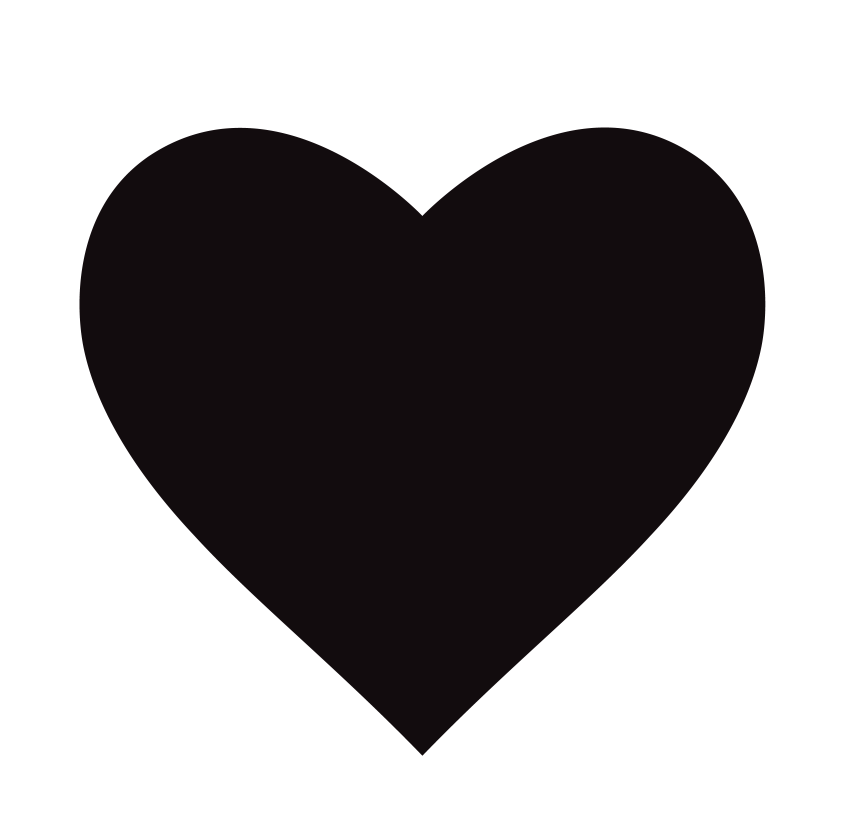
#> input picture template.jpg, 5068 x 5000 px (shown at 1/6 size)
$ python generate_template.py
#> lines starting #> are read from the running program, lines starting #| are printed output that depends on the picture; after the words box and inside, x2 and y2 are one past the last pixel; in counts of white or black regions, pixels touching at a corner belong together
#!/usr/bin/env python3
from PIL import Image
import numpy as np
import sys


# ========================================================= USER INPUTS

# Total number of pages in the book
unnumbered_pre_pages = 24
unnumbered_post_pages = 4
total_pages = 408

# How many pages you want to leave undisturbed at the front and back?
pre_post_buffer = 52


# How tall you want the text to be?
page_height_mm = 233.0
page_width_mm = 186.0

# File name of the black and white image.
template = "template.jpg"

# ===================================================== END USER INPUTS


if unnumbered_pre_pages > pre_post_buffer:
    raise Exception("the pre_post_buffer must be >= unnumbered_pre_pages")
if unnumbered_post_pages > pre_post_buffer:
    raise Exception("the pre_post_buffer must be >= unnumbered_post_pages")

pre_buffer = pre_post_buffer - unnumbered_pre_pages
post_buffer = pre_post_buffer - unnumbered_post_pages

# Read in the file, convert to grayscale, get image size.
im_frame = Image.open(template)
#> im_frame is the input picture: PIL image 5068x5000 RGB; mean R, G, B 157.4, 155, 155.8
np_frame = np.array(im_frame)
data = np.sum(np_frame[:, :, :3], axis=2) < (255 / 2.0)
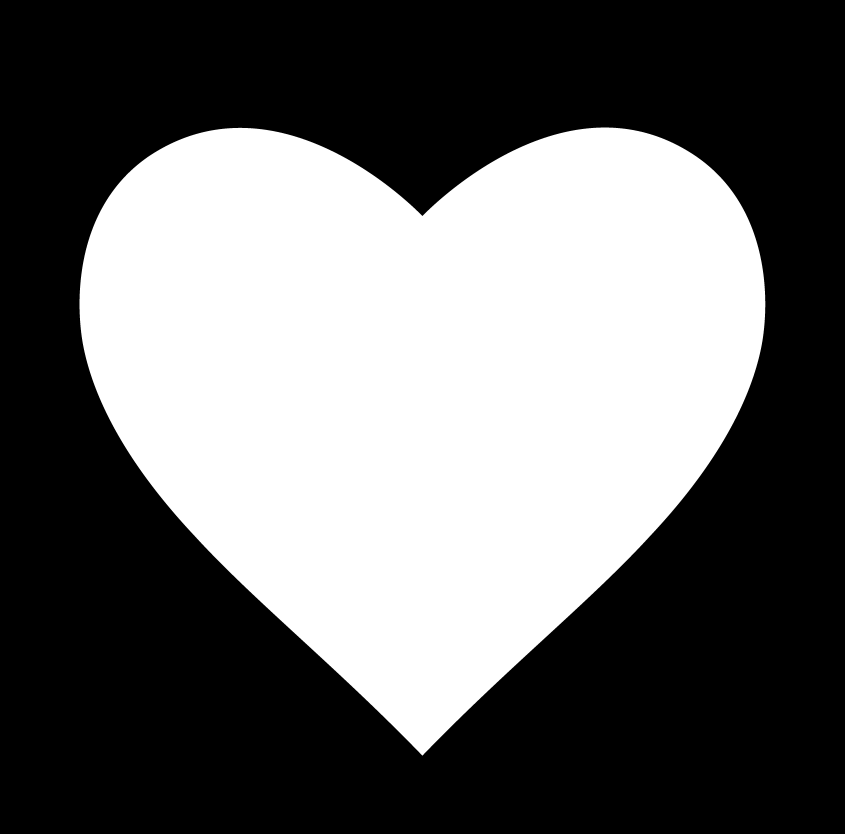
#> data: shape (5000, 5068) bool (shown at 1/6 size); 41.1% white; 1 white region, box (x1, y1, x2, y2) and area: (477, 765, 4592, 4534) 10427106
img_pix_h, img_pix_w = data.shape
#> img_pix_h = 5000; img_pix_w = 5068

print("\n===== Image Dimensions")
print(f"Width pixels: {img_pix_w}")
#| Width pixels: 5068
print(f"Height pixels: {img_pix_h}")
#| Height pixels: 5000

# Figure out how many columns and rows are blank around the border.
print("\n===== Get data to check that the image was read correctly.")
for left_col in range(img_pix_w):
    if any(data[:, left_col]):
        print(f"  left column with data is {left_col}/{img_pix_w}")
        break

for right_col in reversed(range(img_pix_w)):
    if any(data[:, right_col]):
        print(f"  right column with data is {right_col}/{img_pix_w}")
        break

for top_row in range(img_pix_h):
    if any(data[top_row, :]):
        print(f"  top row with data is {top_row}/{img_pix_h}")
        break

for bottom_row in reversed(range(img_pix_h)):
    if any(data[bottom_row, :]):
        print(f"  bottom row with data is {bottom_row}/{img_pix_h}")
        break

# Figure out the size of the image, assume book opens 90 degrees.
art_arc_span_mm = page_width_mm * np.pi / 2.0
art_aspect_ratio = (bottom_row - top_row) / (right_col - left_col)
#> art_aspect_ratio = 0.916
art_img_height_mm = art_arc_span_mm * art_aspect_ratio
#> art_img_height_mm = 267.6
print("\n===== Art dimensions")
print(f"  Art width: {art_arc_span_mm:.1f}mm (art_arc_span)")
print(f"  Art height: {art_img_height_mm:.1f}mm (art_img_height_mm)")
#|   Art height: 267.6mm (art_img_height_mm)

print("\n=====> MEASURE FROM THE TOP OF THE PAGE <=====\n")
page_break_cntr = 0
for cur_page in range(1 + pre_buffer, total_pages + 1 - post_buffer):
    x_frac = (cur_page - pre_buffer) / (total_pages - pre_buffer - post_buffer)

    img_col = round(left_col + x_frac * (right_col - left_col))

    changes_indicies = np.argwhere(np.diff(data[:, img_col])).flatten()

    # plus 1 and (-0.5) because np.diff.
    changes_fracs = (changes_indicies - top_row + 1) / (bottom_row - top_row)
    changes_mm = (changes_fracs - 0.5) * art_img_height_mm + page_height_mm / 2.0

    if len(changes_mm) % 2 != 0:
        raise Exception(f"len(changes_mm) must be even! got {len(changes_mm)}")

    changes_txt = "  ".join(
        [
            f"{_: 6.1f}mm" + ("   |" if idx % 2 == 1 else "")
            for idx, _ in enumerate(changes_mm)
        ]
    )

    print(f"pg:{cur_page: 4d}  edges: | {changes_txt}")
    page_break_cntr += 1
    if page_break_cntr == 10:
        print("")
        page_break_cntr = 0
#> this loop made 332 passes
#> (changes_indicies, changes_fracs, changes_mm) on passes 1 to 3: ([1636, 2012], [0.231, 0.331], [44.63, 71.33]), ([1558, 2089], [0.211, 0.352], [39.09, 76.8]), ([1503, 2142], [0.196, 0.366], [35.18, 80.56])
#| pg:  29  edges: |   44.6mm    71.3mm   |
#| pg:  30  edges: |   39.1mm    76.8mm   |
#| pg:  31  edges: |   35.2mm    80.6mm   |
#| pg:  32  edges: |   31.8mm    84.0mm   |
#| pg:  33  edges: |   29.0mm    86.9mm   |
#| pg:  34  edges: |   26.6mm    89.4mm   |
#| pg:  35  edges: |   24.2mm    92.1mm   |
#| pg:  36  edges: |   22.2mm    94.3mm   |
#> (further printed lines are left out)
#> after the loop, page_break_cntr = 2
